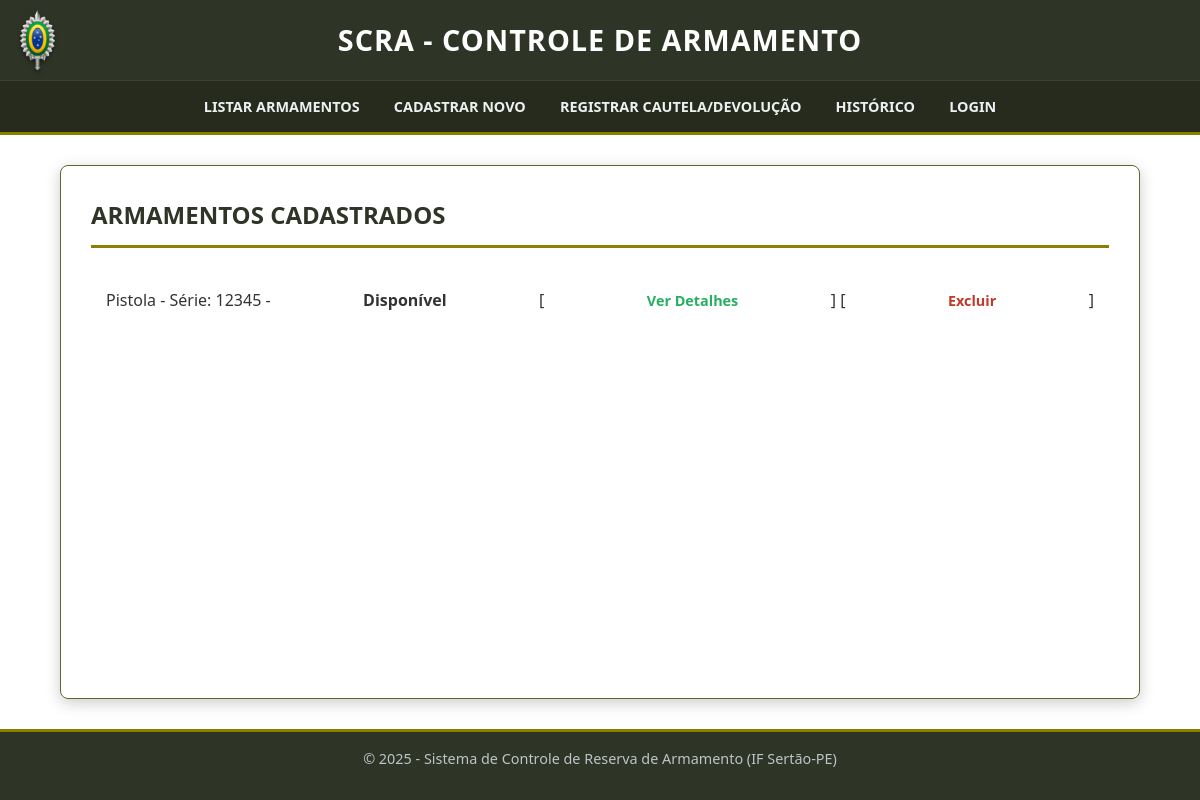
/, run on an earlier commit of the app's database.
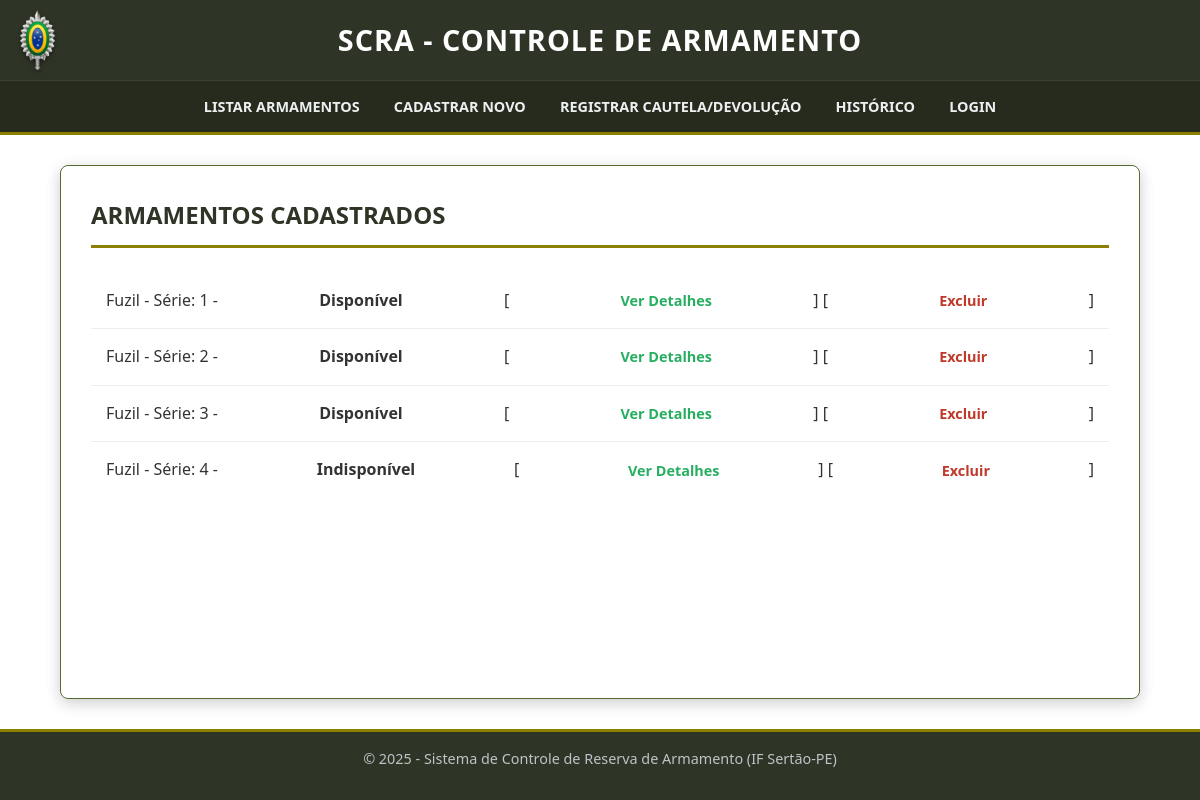
And on a later commit of the database.
### armamentos/models.py (models this page shows, shortened)
class Armamento(models.Model):
    modelo = models.CharField(max_length=100)
    tipo = models.CharField(max_length=50)
    numero_serie = models.CharField(max_length=50, unique=True)
    disponivel = models.BooleanField(default=True)

### armamentos/views.py (the view)
# urls.py: path('', views.listar_armamentos, name='listar_armamentos'),
def listar_armamentos(request):
    armamentos = Armamento.objects.all()
    return render(request, 'armamentos/listar_armamentos.html', {'armamentos': armamentos})

### armamentos/templates/armamentos/listar_armamentos.html (shortened to what this page needs)
{% extends 'base.html' %}
{% block content %}
<h2>Armamentos Cadastrados</h2>
<ul>
    {% for arma in armamentos %}
    <li>
        {{ arma.modelo }} - Série: {{ arma.numero_serie }} -
        <strong>{% if arma.disponivel %}Disponível{% else %}Indisponível{% endif %}</strong>
        [ <a href="{% url 'detalhes_armamento' arma.pk %}">Ver Detalhes</a> ]
        [ <a href="{% url 'excluir_armamento' arma.pk %}" onclick="return confirm('Excluir este armamento?');">Excluir</a> ]
    </li>
    {% empty %}
    <li>Nenhum armamento cadastrado.</li>
    {% endfor %}
</ul>
{% endblock %}

### templates/base.html (shortened to what this page needs)
{% load static %} <!DOCTYPE html>
<html lang="pt-br">
<head>
    <link rel="stylesheet" href="{% static 'css/style.css' %}">
</head>
<body>
    <header>
        <div class="header-content">
            <a href="{% url 'listar_armamentos' %}" class="logo-link">
                <img src="{% static 'img/brasao2.0.png' %}" alt="Brasão Exército" class="header-logo">
            </a>
            <h1>SCRA - Controle de Armamento</h1>
        </div>
        <nav>
            <a href="{% url 'listar_armamentos' %}">Listar Armamentos</a>
            <a href="{% url 'adicionar_armamento' %}">Cadastrar Novo</a>
            <a href="{% url 'registrar_movimentacao'%}">Registrar Cautela/Devolução</a>
            <a href="{% url 'consultar_historico' %}">Histórico</a>
            <a href="/usuarios/login/">Login</a>
        </nav>
    </header>
    <main>
        {% block content %}
        {% endblock %}
    </main>
    <footer>
        <p>&copy; 2025 - Sistema de Controle de Reserva de Armamento (IF Sertão-PE)</p>
    </footer>
</body>
</html>

### static/css/style.css (style rules this page uses)
* { box-sizing: border-box; margin: 0; padding: 0; }
body { font-family: 'Segoe UI', Tahoma, Geneva, Verdana, sans-serif; line-height: 1.6; background-image: url("/static/img/camuflado.png"); background-size: cover; background-repeat: no-repeat; background-attachment: fixed; background-position: center; color: #333; display: flex; flex-direction: column; align-items: center; min-height: 100vh; }
header { width: 100%; background-color: #2F3526; color: #fff; border-bottom: 3px solid #8B8000; }
.header-content { position: relative; display: flex; justify-content: center; align-items: center; padding: 1rem 0; height: 80px; }
.header-logo { position: absolute; left: 20px; top: 50%; transform: translateY(-50%); height: 60px; width: auto; filter: drop-shadow(0 2px 2px rgba(0,0,0,0.5)); }
header h1 { margin: 0; font-size: 1.8rem; text-transform: uppercase; letter-spacing: 1px; }
nav { background-color: #262b1e; padding: 0.8rem; text-align: center; border-top: 1px solid rgba(255,255,255,0.1); }
nav a { color: #ecf0f1; text-decoration: none; margin: 0 15px; font-weight: bold; text-transform: uppercase; font-size: 0.9rem; transition: color 0.3s; }
main { flex: 1; max-width: 1200px; width: 90%; margin: 30px 0; padding: 30px; background: rgba(255, 255, 255, 0.95); border-radius: 8px; box-shadow: 0 4px 15px rgba(0,0,0,0.2); border: 1px solid #556B2F; }
h2 { color: #2F3526; border-bottom: 3px solid #8B8000; padding-bottom: 10px; margin-bottom: 25px; text-transform: uppercase; }
ul { list-style: none; }
li { background: #fff; border-bottom: 1px solid #eee; padding: 15px; display: flex; justify-content: space-between; align-items: center; }
li:last-child { border-bottom: none; }
a { color: #2980b9; text-decoration: none; }
a[href*="excluir"] { color: #c0392b; margin-left: 10px; font-size: 0.9rem; font-weight: bold; }
a[href*="detalhes"], a[href*="atualizar"] { color: #27ae60; margin-left: 10px; font-size: 0.9rem; font-weight: bold; }
p { margin-bottom: 15px; }
footer { width: 100%; background-color: #2F3526; color: #bdc3c7; text-align: center; padding: 15px 0; margin-top: auto; font-size: 0.9rem; border-top: 3px solid #8B8000; }
strong { font-weight: bold; }

What changed in the data, as far as the page shows it:
removed Armamento: modelo "Pistola", numero_serie "12345", disponivel "Disponível"
added Armamento: modelo "Fuzil", numero_serie "1", disponivel "Disponível"
added Armamento: modelo "Fuzil", numero_serie "2", disponivel "Disponível"
added Armamento: modelo "Fuzil", numero_serie "3", disponivel "Disponível"
added Armamento: modelo "Fuzil", numero_serie "4", disponivel "Indisponível"
